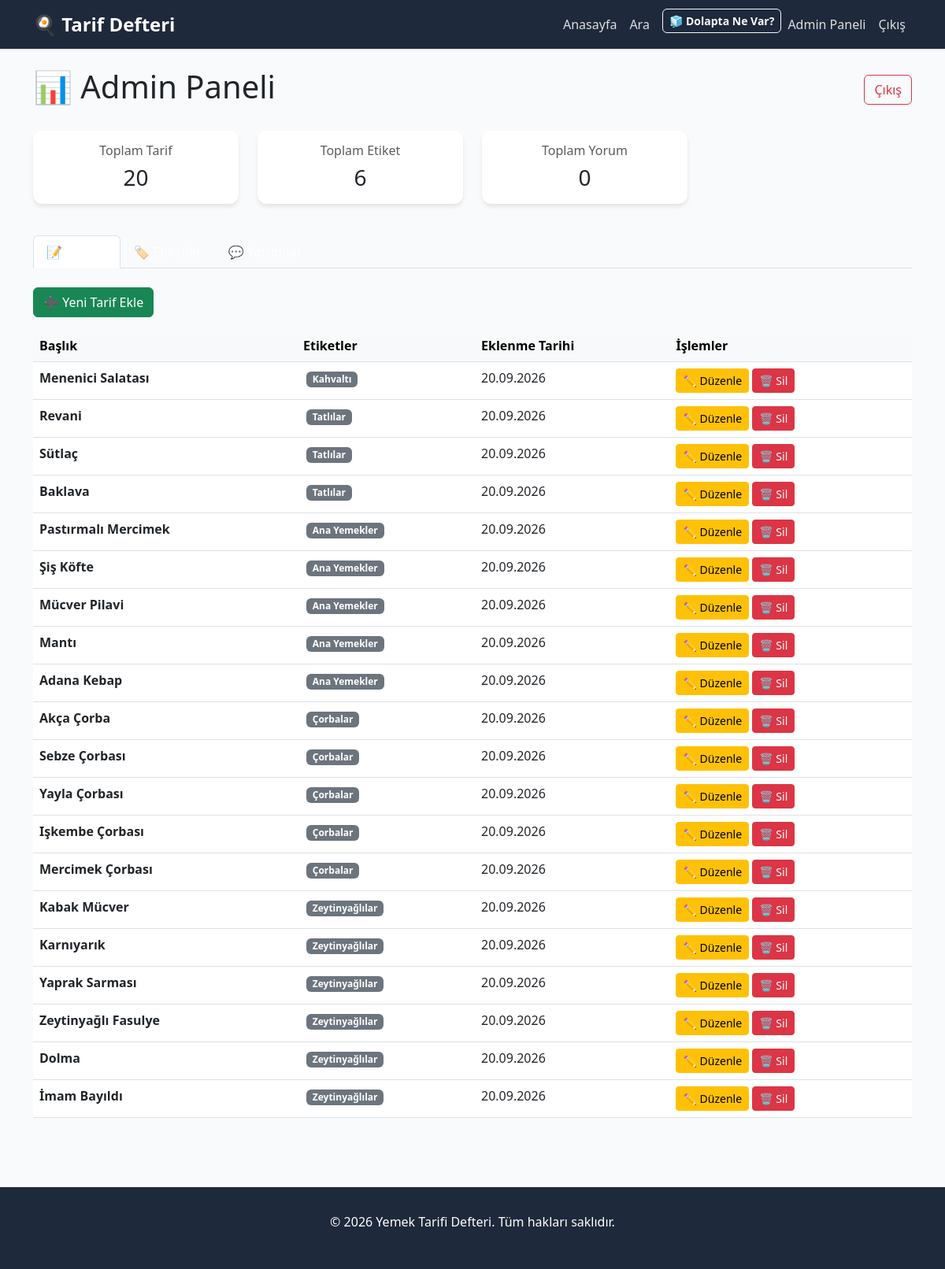
/admin (signed in), run on the app's committed database.
### models.py (models this page shows, shortened)
class Recipe(db.Model):
    __tablename__ = 'recipe'
    id = db.Column(db.Integer, primary_key=True)
    title = db.Column(db.String(255), nullable=False, unique=True, index=True)
    slug = db.Column(db.String(255), nullable=False, unique=True, index=True)
    description = db.Column(db.Text, nullable=True)
    ingredients = db.Column(JSON, nullable=False, default=list)  # JSON array
    instructions = db.Column(db.Text, nullable=False)
    image_url = db.Column(db.String(255), nullable=True)
    prep_time = db.Column(db.Integer, nullable=True)  # minutes
    cook_time = db.Column(db.Integer, nullable=True)  # minutes
    servings = db.Column(db.Integer, nullable=True, default=4)
    created_at = db.Column(db.DateTime, nullable=False, default=datetime.utcnow, index=True)
    updated_at = db.Column(db.DateTime, nullable=False, default=datetime.utcnow, onupdate=datetime.utcnow)
    tags = db.relationship(
        'Tag',
        secondary=recipe_tags,
        backref=db.backref('recipes', lazy='dynamic'),
        lazy='dynamic'
    )

class Tag(db.Model):
    __tablename__ = 'tag'
    id = db.Column(db.Integer, primary_key=True)
    name = db.Column(db.String(100), nullable=False, unique=True, index=True)
    created_at = db.Column(db.DateTime, nullable=False, default=datetime.utcnow)

### application.py (the view)
    @app.route('/admin')
    @admin_required
    def admin_panel():
        recipes = Recipe.query.order_by(Recipe.created_at.desc()).all()
        tags = Tag.query.all()
        comments = Comment.query.order_by(Comment.created_at.desc()).all()
        stats = {
            'total_recipes': len(recipes),
            'total_tags': len(tags),
            'total_comments': len(comments),
        }
        return render_template('admin/panel.html', recipes=recipes, tags=tags, comments=comments, stats=stats)

### templates/admin/panel.html (shortened to what this page needs)
{% extends 'base.html' %}
{% block content %}
<div class="row mb-4">
    <div class="col-lg-12">
        <div class="d-flex justify-content-between align-items-center">
            <h1>📊 Admin Paneli</h1>
            <a href="{{ url_for('admin_logout') }}" class="btn btn-outline-danger">Çıkış</a>
        </div>
    </div>
</div>
<div class="row mb-4">
    <div class="col-md-6 col-lg-3 mb-3">
        <div class="card text-center">
            <div class="card-body">
                <h6 class="card-title text-muted">Toplam Tarif</h6>
                <h3 class="card-text">{{ stats.total_recipes }}</h3>
            </div>
        </div>
    </div>
    <div class="col-md-6 col-lg-3 mb-3">
        <div class="card text-center">
            <div class="card-body">
                <h6 class="card-title text-muted">Toplam Etiket</h6>
                <h3 class="card-text">{{ stats.total_tags }}</h3>
            </div>
        </div>
    </div>
    <div class="col-md-6 col-lg-3 mb-3">
        <div class="card text-center">
            <div class="card-body">
                <h6 class="card-title text-muted">Toplam Yorum</h6>
                <h3 class="card-text">{{ stats.total_comments }}</h3>
            </div>
        </div>
    </div>
</div>
<ul class="nav nav-tabs mb-4" role="tablist">
    <li class="nav-item">
        <a class="nav-link active" id="recipes-tab" data-bs-toggle="tab" href="#recipes" role="tab">
            📝 Tarifler
        </a>
    </li>
    <li class="nav-item">
        <a class="nav-link" id="tags-tab" data-bs-toggle="tab" href="#tags" role="tab">
            🏷️ Etiketler
        </a>
    </li>
    <li class="nav-item">
        <a class="nav-link" id="comments-tab" data-bs-toggle="tab" href="#comments" role="tab">
            💬 Yorumlar
        </a>
    </li>
</ul>
<div class="tab-content">
    <div class="tab-pane fade show active" id="recipes" role="tabpanel">
        <div class="mb-3">
            <a href="{{ url_for('admin_new_recipe') }}" class="btn btn-success">
                ➕ Yeni Tarif Ekle
            </a>
        </div>
        {% if recipes %}
            <div class="table-responsive">
                <table class="table table-hover">
                    <thead class="table-light">
                        <tr>
                            <th>Başlık</th>
                            <th>Etiketler</th>
                            <th>Eklenme Tarihi</th>
                            <th>İşlemler</th>
                        </tr>
                    </thead>
                    <tbody>
                        {% for recipe in recipes %}
                        <tr>
                            <td>
                                <strong>{{ recipe.title }}</strong>
                            </td>
                            <td>
                                {% for tag in recipe.tags %}
                                    <span class="badge bg-secondary badge-tag">{{ tag.name }}</span>
                                {% endfor %}
                            </td>
                            <td>{{ recipe.created_at.strftime('%d.%m.%Y') }}</td>
                            <td>
                                <a href="{{ url_for('admin_edit_recipe', recipe_id=recipe.id) }}" class="btn btn-sm btn-warning">✏️ Düzenle</a>
                                <form method="post" action="{{ url_for('admin_delete_recipe', recipe_id=recipe.id) }}" style="display:inline;" onsubmit="return confirm('Silmek istediğinize emin misiniz?')">
                                    <button type="submit" class="btn btn-sm btn-danger">🗑️ Sil</button>
                                </form>
                            </td>
                        </tr>
                        {% endfor %}
                    </tbody>
                </table>
            </div>
        {% else %}
            <div class="alert alert-info">
                Henüz tarif eklenmemiş. <a href="{{ url_for('admin_new_recipe') }}">Şimdi ekle</a>
            </div>
        {% endif %}
    </div>
</div>
{% endblock %}

### templates/base.html (shortened to what this page needs)
<!DOCTYPE html>
<html lang="tr">
<head>
    <link href="https://cdn.jsdelivr.net/npm/bootstrap@5.3.0/dist/css/bootstrap.min.css" rel="stylesheet">
</head>
<body>
    <nav class="navbar navbar-expand-lg navbar-dark sticky-top">
        <div class="container">
            <a class="navbar-brand" href="{{ url_for('index') }}">🍳 Tarif Defteri</a>
            <div class="collapse navbar-collapse" id="navbarNav">
                <ul class="navbar-nav ms-auto">
                    <li class="nav-item">
                        <a class="nav-link" href="{{ url_for('index') }}">Anasayfa</a>
                    </li>
                    <li class="nav-item">
                        <a class="nav-link" href="{{ url_for('search') }}">Ara</a>
                    </li>
                    <li class="nav-item">
                        <button type="button" class="btn btn-outline-light btn-sm ms-2" data-bs-toggle="modal" data-bs-target="#fridgeModal" style="font-weight: 600; border-radius: 6px;">
                            🧊 Dolapta Ne Var?
                        </button>
                    </li>
                    <li class="nav-item">
                        {% if session.get('admin_logged_in') %}
                            <div class="btn-group" role="group">
                                <a class="nav-link" href="{{ url_for('admin_panel') }}">Admin Paneli</a>
                                <a class="nav-link" href="{{ url_for('admin_logout') }}">Çıkış</a>
                            </div>
                        {% else %}
                            <a class="nav-link" href="{{ url_for('admin_login') }}">Admin</a>
                        {% endif %}
                    </li>
                </ul>
            </div>
        </div>
    </nav>
    <main class="py-4">
        <div class="container">
            {% block content %}{% endblock %}
        </div>
    </main>
    <footer class="footer">
        <div class="container text-center">
            <p>&copy; 2026 Yemek Tarifi Defteri. Tüm hakları saklıdır.</p>
        </div>
    </footer>
</body>
</html>

### data on the page
Recipe: title "Menenici Salatası", created_at "20.09.2026"
Tag: name "Kahvaltı"
Recipe: title "Revani", created_at "20.09.2026"
Tag: name "Tatlılar"
Recipe: title "Sütlaç", created_at "20.09.2026"
Recipe: title "Baklava", created_at "20.09.2026"
Recipe: title "Pastırmalı Mercimek", created_at "20.09.2026"
Tag: name "Ana Yemekler"
Recipe: title "Şiş Köfte", created_at "20.09.2026"
Recipe: title "Mücver Pilavi", created_at "20.09.2026"
Recipe: title "Mantı", created_at "20.09.2026"
Recipe: title "Adana Kebap", created_at "20.09.2026"
Recipe: title "Akça Çorba", created_at "20.09.2026"
Tag: name "Çorbalar"
Recipe: title "Sebze Çorbası", created_at "20.09.2026"
Recipe: title "Yayla Çorbası", created_at "20.09.2026"
Recipe: title "Işkembe Çorbası", created_at "20.09.2026"
Recipe: title "Mercimek Çorbası", created_at "20.09.2026"
Recipe: title "Kabak Mücver", created_at "20.09.2026"
Tag: name "Zeytinyağlılar"
Recipe: title "Karnıyarık", created_at "20.09.2026"
Recipe: title "Yaprak Sarması", created_at "20.09.2026"
Recipe: title "Zeytinyağlı Fasulye", created_at "20.09.2026"
Recipe: title "Dolma", created_at "20.09.2026"
Recipe: title "İmam Bayıldı", created_at "20.09.2026"

### other printed values
{{ stats.total_recipes }} "20"
{{ stats.total_tags }} "6"
{{ stats.total_comments }} "0"
